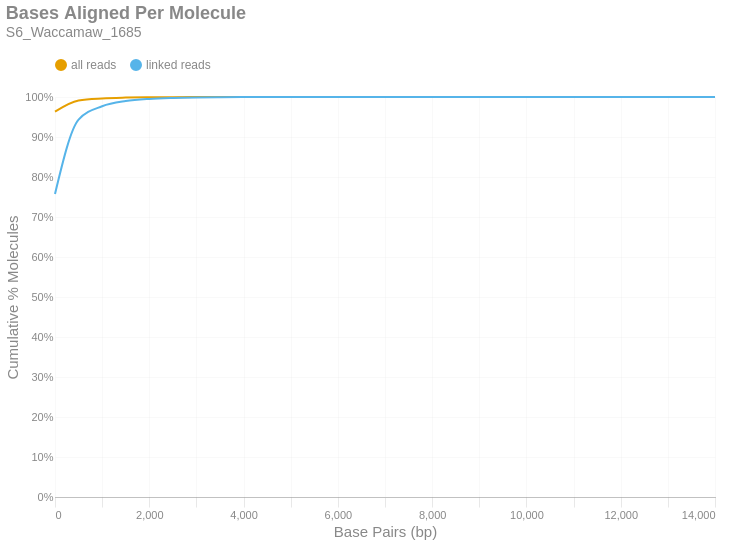

The notebook cell this image was saved under:
### Markdown cell above
### Bases Aligned Per Molecule
This is a cumulative frequency distribution showing the number of base pairs aligned per unique molecule. These data are shown in 500 bp bins. There are two distributions: one with `all reads` (yellow) and another with only `linked reads` (blue). The percent of molecules in the `linked reads` distribution is relative to the total number of linked molecules.

### Code cell
if SKIPLR:
    print_html(f"Skipped")
else:
    binned_df = consolidated_hist(valids['aligned_bp'], mask, 500, True)
    with SafeRender(binned_df):
        (
            density_plot(binned_df, 'Bases Aligned Per Molecule', samplename, 'basesper')
            .encode(
                x=alt.X('bin:Q', title="Base Pairs (bp)").axis(tickMinStep=500).scale(padding=0),
                y=alt.Y('value:Q', title='Cumulative % Molecules')
                    .axis(format='%')
                    .scale(domain = [0,1])
                    .stack(False),
                color=alt.Color("key:N").scale(domain = ["all reads", "linked reads"]),
                tooltip = [
                    alt.Tooltip("key:N", title = "Data Type"),
                    alt.Tooltip("range_label:N", title="Bases Aligned Per Molecule"),
                    alt.Tooltip("value:Q", format = ".2%", title="% Molecules (Cum.)")
                ]
            )
        ).display()

### Figure 1 — Vega-Lite specification as saved in the notebook (floating-point values rounded to 4 significant figures)
{"width": "container", "height": 400, "config": {"title": {"anchor": "start", "dy": -15, "fontSize": 18, "color": "#888888", "subtitleColor": "#888888", "subtitleFontSize": 14}, "arc": {"fill": "#0072B2"}, "axis": {"domainColor": "#888888", "domainWidth": 0.5, "gridWidth": 0.2, "grid": false, "titleFontWeight": 400, "titleFontSize": 15, "labelFontSize": 11, "labelColor": "#888888", "tickColor": "#888888", "tickWidth": 0.2, "titleColor": "#888888"}, "axisBand": {"grid": false}, "axisX": {"grid": true, "tickSize": 10, "domainCap": "round"}, "axisY": {"domain": false, "grid": true, "tickSize": 0, "domainCap": "round"}, "background": "transparent", "header": {"labelFontSize": 15, "labelColor": "#888888", "titleFontSize": 15, "titleFontWeight": 600, "titleColor": "#888888"}, "legend": {"labelFont": "sans-serif", "labelFontSize": 12, "labelColor": "#888888", "symbolSize": 100, "symbolType": "circle", "titleFontSize": 12, "titlePadding": 10, "titleColor": "#888888", "title": null, "orient": "top"}, "range": {"category": ["#E69F00", "#56B4E9", "#009E73", "#F0E442", "#0072B2", "#D55E00", "#CC79A7", "#000000"], "diverging": ["#cfe8f3", "#a2d4ec", "#73bfe2", "#46abdb", "#1696d2", "#12719e"]}, "area": {"fill": "#0072B2", "fillOpacity": 0.7, "line": true, "strokeOpacity": 0.7}, "line": {"color": "#0072B2", "stroke": "#0072B2", "strokeWidth": 2}, "trail": {"color": "#0072B2", "stroke": "#0072B2", "strokeWidth": 0, "size": 1}, "point": {"filled": true, "fillOpacity": 1.0, "size": 95}, "text": {"color": "#888888", "fontSize": 11, "align": "right", "fontWeight": 400, "size": 11}, "bar": {"fill": "#0072B2", "stroke": null}, "view": {"stroke": null, "continuousWidth": 660, "continuousHeight": 400}}, "data": {"name": "data-80f4e686db6d2eda9f49105c69d2c390"}, "mark": {"type": "line", "interpolate": "monotone", "point": {"opacity": 0, "size": 275}}, "encoding": {"color": {"field": "key", "scale": {"domain": ["all reads", "linked reads"]}, "type": "nominal"}, "tooltip": [{"field": "key", "title": "Data Type", "type": "nominal"}, {"field": "range_label", "title": "Bases Aligned Per Molecule", "type": "nominal"}, {"field": "value", "format": ".2%", "title": "% Molecules (Cum.)", "type": "quantitative"}], "x": {"axis": {"tickMinStep": 500}, "field": "bin", "scale": {"padding": 0}, "title": "Base Pairs (bp)", "type": "quantitative"}, "y": {"axis": {"format": "%"}, "field": "value", "scale": {"domain": [0, 1]}, "stack": false, "title": "Cumulative % Molecules", "type": "quantitative"}}, "params": [{"name": "param_c36ac31b6afebe62", "select": {"type": "point", "fields": ["key"]}, "bind": "legend"}], "title": {"text": "Bases Aligned Per Molecule", "subtitle": "S6_Waccamaw_1685"}, "transform": [{"fold": ["all reads (cumsum)", "linked reads (cumsum)"]}, {"calculate": "replace(datum.key, ' (cumsum)', '')", "as": "key"}, {"filter": {"param": "param_c36ac31b6afebe62"}}], "usermeta": {"embedOptions": {"downloadFileName": "S6_Waccamaw_1685.basesper"}}, "$schema": "https://vega.github.io/schema/vega-lite/v6.1.0.json", "datasets": {"data-80f4e686db6d2eda9f49105c69d2c390": [{"bin": "0.0", "interval": "0.0-500.0", "all reads": 0.9636, "linked reads": 0.7577, "all reads (cumsum)": 0.9636, "linked reads (cumsum)": 0.7577, "range_label": "0-499"}, {"bin": "500.0", "interval": "500.0-1000.0", "all reads": 0.02791, "linked reads": 0.1856, "all reads (cumsum)": 0.9915, "linked reads (cumsum)": 0.9433, "range_label": "500-999"}, {"bin": "1000.0", "interval": "1000.0-1500.0", "all reads": 0.005011, "linked reads": 0.03348, "all reads (cumsum)": 0.9965, "linked reads (cumsum)": 0.9768, "range_label": "1000-1499"}, {"bin": "1500.0", "interval": "1500.0-2000.0", "all reads": 0.001938, "linked reads": 0.01295, "all reads (cumsum)": 0.9985, "linked reads (cumsum)": 0.9898, "range_label": "1500-1999"}, {"bin": "2000.0", "interval": "2000.0-2500.0", "all reads": 0.0008212, "linked reads": 0.005488, "all reads (cumsum)": 0.9993, "linked reads (cumsum)": 0.9953, "range_label": "2000-2499"}, {"bin": "2500.0", "interval": "2500.0-3000.0", "all reads": 0.000367, "linked reads": 0.002452, "all reads (cumsum)": 0.9997, "linked reads (cumsum)": 0.9977, "range_label": "2500-2999"}, {"bin": "3000.0", "interval": "3000.0-3500.0", "all reads": 0.0001798, "linked reads": 0.001202, "all reads (cumsum)": 0.9998, "linked reads (cumsum)": 0.9989, "range_label": "3000-3499"}, {"bin": "3500.0", "interval": "3500.0-4000.0", "all reads": 8.287e-05, "linked reads": 0.0005538, "all reads (cumsum)": 0.9999, "linked reads (cumsum)": 0.9995, "range_label": "3500-3999"}, {"bin": "4000.0", "interval": "4000.0-4500.0", "all reads": 4.143e-05, "linked reads": 0.0002769, "all reads (cumsum)": 1.0, "linked reads (cumsum)": 0.9997, "range_label": "4000-4499"}, {"bin": "4500.0", "interval": "4500.0-5000.0", "all reads": 1.799e-05, "linked reads": 0.0001202, "all reads (cumsum)": 1.0, "linked reads (cumsum)": 0.9999, "range_label": "4500-4999"}, {"bin": "5000.0", "interval": "5000.0-5500.0", "all reads": 9.707e-06, "linked reads": 6.487e-05, "all reads (cumsum)": 1.0, "linked reads (cumsum)": 0.9999, "range_label": "5000-5499"}, {"bin": "5500.0", "interval": "5500.0-6000.0", "all reads": 5.209e-06, "linked reads": 3.481e-05, "all reads (cumsum)": 1.0, "linked reads (cumsum)": 1.0, "range_label": "5500-5999"}, {"bin": "6000.0", "interval": "6000.0-6500.0", "all reads": 2.012e-06, "linked reads": 1.345e-05, "all reads (cumsum)": 1.0, "linked reads (cumsum)": 1.0, "range_label": "6000-6499"}, {"bin": "6500.0", "interval": "6500.0-7000.0", "all reads": 1.539e-06, "linked reads": 1.028e-05, "all reads (cumsum)": 1.0, "linked reads (cumsum)": 1.0, "range_label": "6500-6999"}, {"bin": "7000.0", "interval": "7000.0-7500.0", "all reads": 3.551e-07, "linked reads": 2.373e-06, "all reads (cumsum)": 1.0, "linked reads (cumsum)": 1.0, "range_label": "7000-7499"}, {"bin": "7500.0", "interval": "7500.0-8000.0", "all reads": 3.551e-07, "linked reads": 2.373e-06, "all reads (cumsum)": 1.0, "linked reads (cumsum)": 1.0, "range_label": "7500-7999"}, {"bin": "8000.0", "interval": "8000.0-8500.0", "all reads": 4.735e-07, "linked reads": 3.164e-06, "all reads (cumsum)": 1.0, "linked reads (cumsum)": 1.0, "range_label": "8000-8499"}, {"bin": "8500.0", "interval": "8500.0-9000.0", "all reads": 0.0, "linked reads": 0.0, "all reads (cumsum)": 1.0, "linked reads (cumsum)": 1.0, "range_label": "8500-8999"}, {"bin": "9000.0", "interval": "9000.0-9500.0", "all reads": 2.368e-07, "linked reads": 1.582e-06, "all reads (cumsum)": 1.0, "linked reads (cumsum)": 1.0, "range_label": "9000-9499"}, {"bin": "9500.0", "interval": "9500.0-10000.0", "all reads": 0.0, "linked reads": 0.0, "all reads (cumsum)": 1.0, "linked reads (cumsum)": 1.0, "range_label": "9500-9999"}, {"bin": "10000.0", "interval": "10000.0-10500.0", "all reads": 0.0, "linked reads": 0.0, "all reads (cumsum)": 1.0, "linked reads (cumsum)": 1.0, "range_label": "10000-10499"}, {"bin": "10500.0", "interval": "10500.0-11000.0", "all reads": 0.0, "linked reads": 0.0, "all reads (cumsum)": 1.0, "linked reads (cumsum)": 1.0, "range_label": "10500-10999"}, {"bin": "11000.0", "interval": "11000.0-11500.0", "all reads": 0.0, "linked reads": 0.0, "all reads (cumsum)": 1.0, "linked reads (cumsum)": 1.0, "range_label": "11000-11499"}, {"bin": "11500.0", "interval": "11500.0-12000.0", "all reads": 0.0, "linked reads": 0.0, "all reads (cumsum)": 1.0, "linked reads (cumsum)": 1.0, "range_label": "11500-11999"}, {"bin": "12000.0", "interval": "12000.0-12500.0", "all reads": 0.0, "linked reads": 0.0, "all reads (cumsum)": 1.0, "linked reads (cumsum)": 1.0, "range_label": "12000-12499"}, {"bin": "12500.0", "interval": "12500.0-13000.0", "all reads": 0.0, "linked reads": 0.0, "all reads (cumsum)": 1.0, "linked reads (cumsum)": 1.0, "range_label": "12500-12999"}, {"bin": "13000.0", "interval": "13000.0-13500.0", "all reads": 0.0, "linked reads": 0.0, "all reads (cumsum)": 1.0, "linked reads (cumsum)": 1.0, "range_label": "13000-13499"}, {"bin": "13500.0", "interval": "13500.0-14000.0", "all reads": 0.0, "linked reads": 0.0, "all reads (cumsum)": 1.0, "linked reads (cumsum)": 1.0, "range_label": "13500-13999"}, {"bin": "14000.0", "interval": "14000.0-14500.0", "all reads": 1.184e-07, "linked reads": 7.911e-07, "all reads (cumsum)": 1.0, "linked reads (cumsum)": 1.0, "range_label": "14000-14499"}]}}
